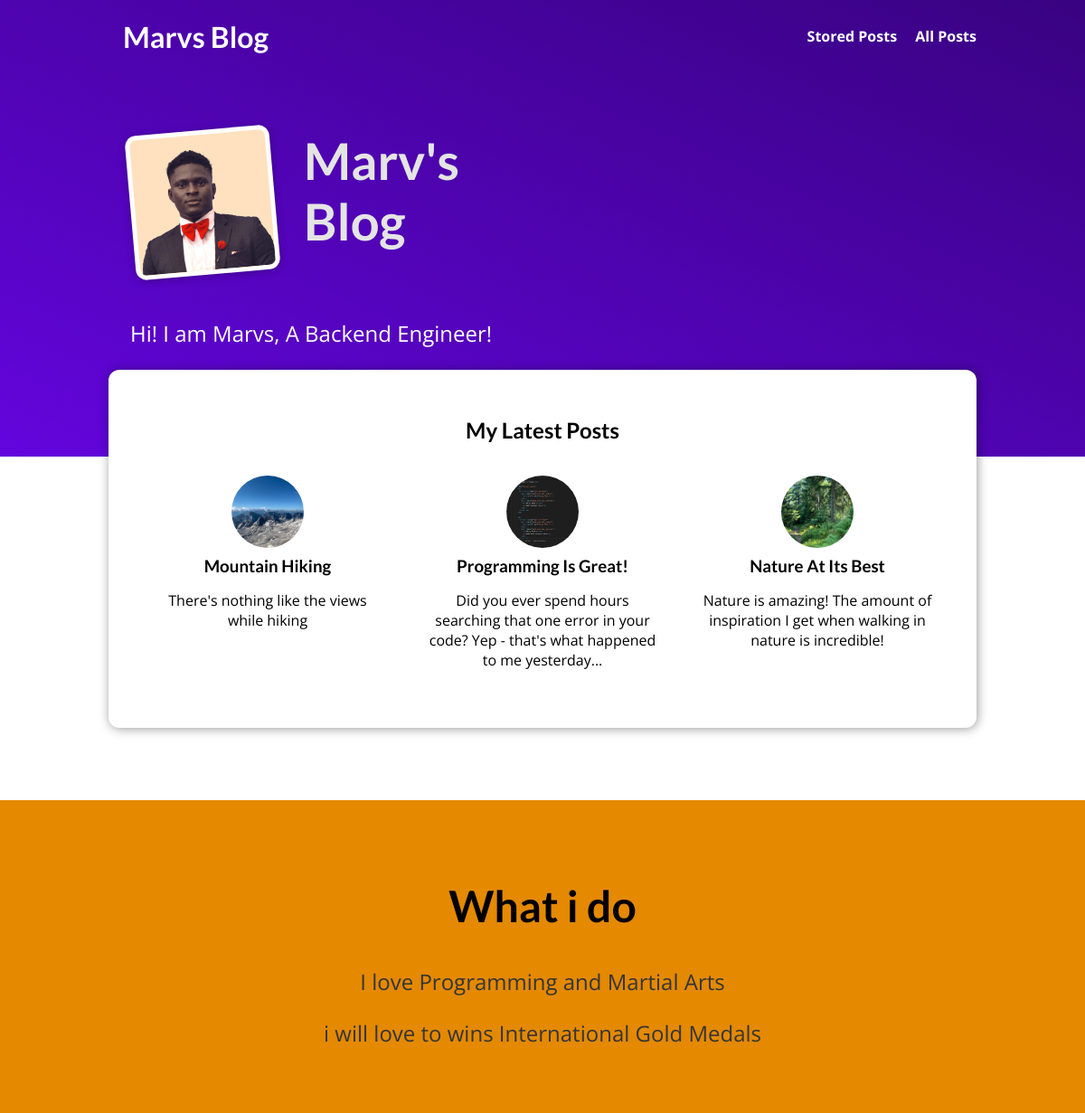
The page / on the database its author committed.
### blog/models.py (models this page shows, shortened)
class Post(models.Model):
    title = models.CharField(max_length=150)
    excerpt = models.CharField(max_length=200)
    image = models.ImageField(upload_to="posts", null=True)
    date = models.DateField(auto_now=True)
    slug = models.SlugField(unique=True, db_index=True)
    content = models.TextField(validators=[MinLengthValidator(10)])
    author = models.ForeignKey(Author,
                               on_delete=models.SET_NULL, null=True, related_name="posts")
    tags = models.ManyToManyField(Tag)

### blog/views.py (the view)
# urls.py: path("", views.index.as_view(), name="index"),
class index(ListView):
    template_name = "blog/index.html"
    model = Post
    ordering = ["-date"]
    context_object_name = "posts"
    def get_queryset(self):
        queryset = super().get_queryset()
        data = queryset[:3]
        return data

### blog/templates/blog/index.html (shortened to what this page needs)
{% extends "base.html" %}
{% load static %}
{% block css_files %}
<link rel="stylesheet" href="{% static 'blog/post.css' %}">
<link rel="stylesheet" href="{% static 'blog/index.css' %}">
{% endblock %}
{% block content %}
    <section id="welcome">
        <header>
            <img src="{% static 'blog/images/marv.png'%}" alt="Marvs- The Author Of This Blog">
            <h2>Marv's Blog</h2>
        </header>
        <p>Hi! I am Marvs, A Backend Engineer!</p>
    </section>
    <section id="latest-posts">
        <h2>My Latest Posts</h2>
        <ul>
            {% for post in posts %}
            {% include "blog/includes/post.html" %}
            {% endfor %}
        </ul>
    </section>
    <section id="about">
        <h2>What i do</h2>
        <p>
            I love Programming and Martial Arts
        </p>
        <p>
            i will love to wins International Gold Medals
        </p>
    </section>
{% endblock %}

### blog/templates/blog/includes/post.html
<li>
    <article class="post">
        <a href="{% url 'post-detail' post.slug %}">
            <img src="{{ post.image.url }}" alt="{{post.title}}">
            <div class="post__content">
                <h3>{{ post.title }}</h3>
                <p>{{ post.excerpt }}
                </p>
            </div>
        </a>
    </article>
</li>

### static/app.css (style rules this page uses)
* { box-sizing: border-box; }
html { font-family: 'Open Sans', 'Lato', sans-serif; }
body { margin: 0; }
h1, h2, h3 { font-family: 'Lato', sans-serif; font-weight: bold; }

### blog/static/blog/post.css (style rules this page uses)
.post { display: flex; flex-direction: column; align-items: center; text-align: center; }
.post a { text-decoration: none; color: black; transition: all 0.2s ease; padding: 1rem; }
.post img { width: 5rem; height: 5rem; object-fit: cover; border-radius: 50%; }
.post h3 { margin: 0.25rem 0; }

### blog/static/blog/index.css (style rules this page uses)
#welcome { background: linear-gradient(to right top, #6305dd, #390281); padding: 6rem 12%; }
#welcome header { display: flex; align-items: flex-start; margin: 3rem auto; }
#welcome img { width: 10rem; height: 10rem; object-fit: cover; object-position: top; border: 5px solid white; border-radius: 12px; background-color: #ffe1bf; transform: rotateZ(-5deg); box-shadow: 0 2px 8px rgba(0, 0, 0, 0.25); }
#welcome h2 { font-size: 3.5rem; margin: 0 0 0 2rem; color: #e4e4e4; width: 10rem; }
#welcome p { color: white; font-size: 1.5rem; }
#latest-posts { background-color: white; padding: 2rem; border-radius: 12px; width: 60rem; margin: -6rem auto 2rem auto; box-shadow: 1px 1px 12px rgba(0, 0, 0, 0.4); }
#latest-posts h2 { text-align: center; }
#latest-posts ul { list-style: none; margin: 0; padding: 0; display: flex; gap: 1rem; }
#latest-posts li { flex: 1; }
#about { text-align: center; padding: 3rem; background-color: #e48900; margin-top: 5rem; }
#about h2 { font-size: 3rem; }
#about p { font-size: 1.5rem; color: #353535; }

### rows shown on the page
Post: image (picture), title "Mountain Hiking", excerpt "There's nothing like the views while hiking"
Post: image (picture), title "Programming Is Great!", excerpt "Did you ever spend hours searching that one error in your code? Yep - that's what happened to me yesterday..."
Post: image (picture), title "Nature At Its Best", excerpt "Nature is amazing! The amount of inspiration I get when walking in nature is incredible!"
